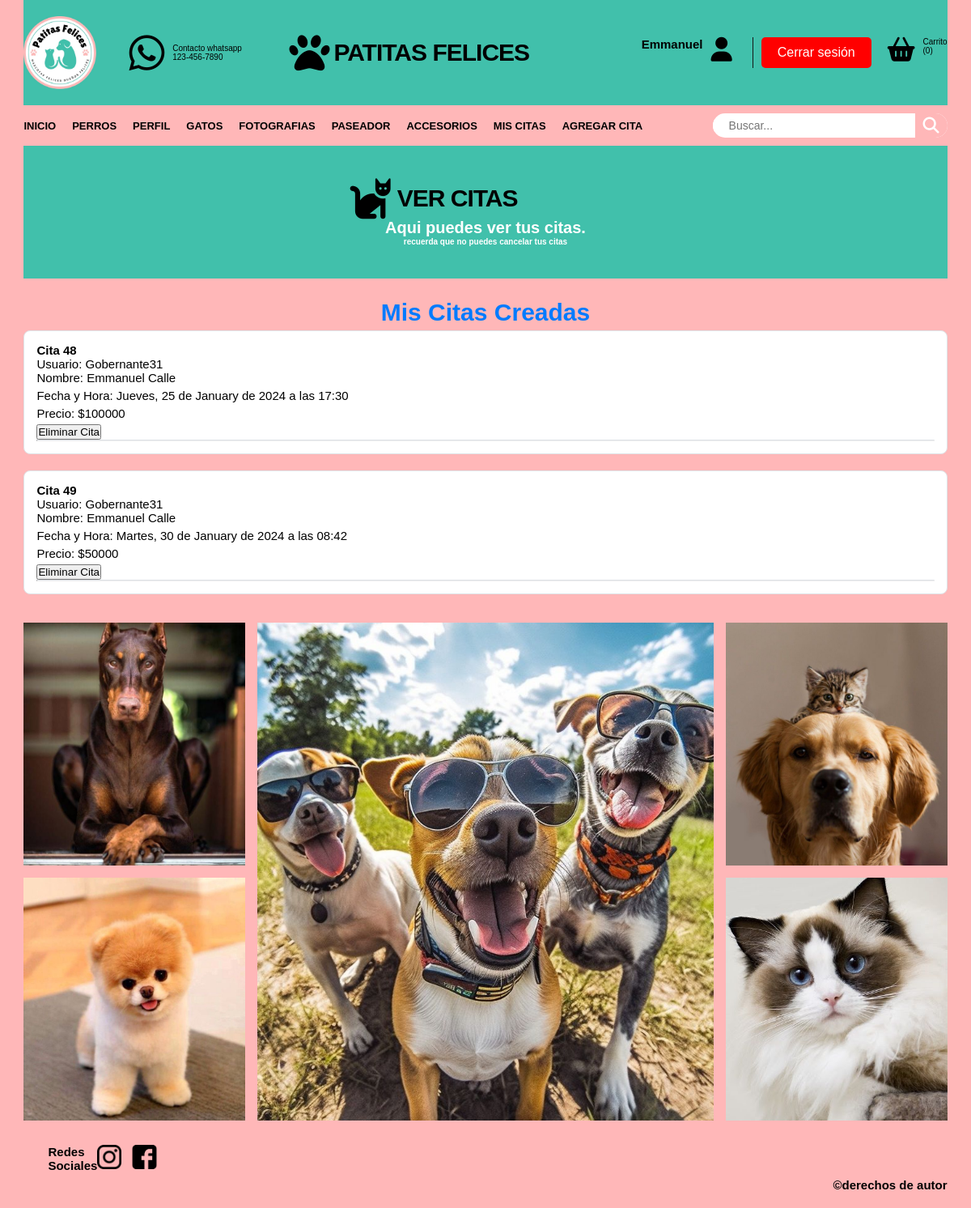
Page /PetsHappy/mis_citas.php (signed in) on the committed database.
### tables this page shows
CREATE TABLE `usuarios` (
  `UserID` int(11) NOT NULL,
  `PrivilegioID` int(11) NOT NULL,
  `Estado_cita` int(1) NOT NULL DEFAULT 0,
  `Username` varchar(20) NOT NULL,
  `Email` varchar(150) NOT NULL,
  `Password` varchar(255) NOT NULL,
  `Nombres` varchar(100) NOT NULL,
  `Apellidos` varchar(100) NOT NULL,
  `Edad` varchar(2) NOT NULL,
  `Cedula` varchar(10) NOT NULL,
  `Ciudad` varchar(50) NOT NULL
);

CREATE TABLE `agendarcitas` (
  `CitaID` int(11) NOT NULL,
  `UserID` int(11) NOT NULL,
  `AgendadorID` int(11) DEFAULT NULL,
  `FechaHoraDisponible` datetime DEFAULT NULL,
  `Precio` int(11) DEFAULT NULL,
  `Estado` tinyint(1) DEFAULT 0
);

### PetsHappy/php/controlador_perfil.php (called while the page is built, shortened)
<?php
$userID = $_SESSION['UserID'];
require_once 'conexion.php';
require_once './lib/funciones.php';
$sql = "SELECT Username, Email, Edad, Nombres, Apellidos, Edad, Cedula, Ciudad FROM usuarios WHERE UserID = ?";
$stmt = $conn->prepare($sql);
$stmt->bind_param("i", $userID);
$stmt->execute();
$stmt->bind_result($username, $email, $edad, $nombres, $apellidos,  $edad, $cedula, $cuidad);

### PetsHappy/lib/funciones.php (called while the page is built, shortened)
<?php
function obtenerInformacionUsuario($conn, $userID)
{
  $sql = "SELECT UserID, PrivilegioID, Username, Email, Nombres, Apellidos, Edad, Cedula, Ciudad FROM usuarios WHERE UserID = ?";
  $stmt = $conn->prepare($sql);
  $stmt->bind_param("i", $userID);
  $stmt->execute();
  $result = $stmt->get_result();
  $usuarioInfo = $result->fetch_assoc();
  return $usuarioInfo;
}
function formatearFecha($fecha)
{
  $dias_semana = array('Domingo', 'Lunes', 'Martes', 'Miércoles', 'Jueves', 'Viernes', 'Sábado');
  $nombre_dia = $dias_semana[date('w', strtotime($fecha))];
  return strftime($nombre_dia . ', %e de %B de %Y a las %H:%M', strtotime($fecha));
}
function obtenerCitasAgendadasPaseador($conn, $userID)
{
  $sql = "SELECT A.CitaID, A.FechaHoraDisponible, A.Precio, U.Username, U.Nombres, U.Apellidos
          FROM agendarcitas A
          INNER JOIN usuarios U ON A.UserID = U.UserID
          WHERE A.UserID = ?";
  $stmt = $conn->prepare($sql);
  $stmt->bind_param("i", $userID);
  $stmt->execute();
  $result = $stmt->get_result();
  $citasAgendadas = $result->fetch_all(MYSQLI_ASSOC);
  return $citasAgendadas;
}

### PetsHappy/mis_citas.php (the view, shortened to what this page needs)
<?php
require_once './lib/funciones.php';
require_once './php/controlador_perfil.php';
require_once './lib/header.php';
$citasAgendadasPaseador = obtenerCitasAgendadasPaseador($conn, $_SESSION['UserID']);
$usuarioInfo = obtenerInformacionUsuario($conn, $_SESSION['UserID']);
?>
<!DOCTYPE html>
<html lang="en">
<head>
  <link rel="stylesheet" href="./css/style_agendar.css">
  <link rel="stylesheet" href="./css/style.css">
</head>
<body>
  <?php generarEncabezado($nombres, $userID, $conn); ?>
  <main class="main-cabecera-gatos">
    <div class="cabecera-gatos">
      <i class="fa-solid fa-cat"></i>
      <h1 class="logo"><a href="#">Ver Citas</a></h1>
    </div>
    <div class="slogan-perros">
      <center>
        <h1>Aqui puedes ver tus citas.</h1>
        <h4>recuerda que no puedes cancelar tus citas</h4>
      </center>
    </div>
  </main>
  <?php
  if ($usuarioInfo['PrivilegioID'] === 2) {
  ?>
    <div class="micita-container container-fluid pt-4 px-4">
      <h1 class="micita-heading">Mis Citas Creadas</h1>
      <h2> <?php
            require_once './php/controlador_eliminarcita.php';
            ?></h2>
      <?php
      $citasAgendadasPaseador = obtenerCitasAgendadasPaseador($conn, $_SESSION['UserID']);
      if (empty($citasAgendadasPaseador)) {
        echo '<p class="micita-error">No tienes citas creadas.</p>';
      } else {
        foreach ($citasAgendadasPaseador as $cita) {
          echo '<div class="micita-item">';
          echo '<strong class="micita-id">Cita ' . $cita['CitaID'] . '</strong>';
          echo '<p class="micita-usuario">Usuario: ' . $cita['Username'] . '</p>';
          echo '<p class="micita-nombres">Nombre: ' . $cita['Nombres'] . ' ' . $cita['Apellidos'] . '</p>';
          echo '<p class="micita-fecha">Fecha y Hora: ' . formatearFecha($cita['FechaHoraDisponible']) . '</p>';
          echo '<p class="micita-precio">Precio: $' . $cita['Precio'] . '</p>';
          echo '<form action="" method="post" class="eliminar-cita-form" onsubmit="return confirmarEliminarCita(' . $cita['CitaID'] . ')">';
          echo '<button type="submit" class="eliminar-cita-btn">Eliminar Cita</button>';
          echo '</form>';
          echo '<hr class="micita-separator">';
          echo '</div>';
        }
      }
      ?>
    </div>
  <?php
  }
  ?>
  <section class="main-content">
    <div class="gallery">
      <img src="./img/perro enojado.jpeg" alt="Gallery Img1" class="gallery-img-1">
      <img src="./img/pero y gato juntos.jpeg" alt="Gallery Img2" class="gallery-img-2">
      <img src="./img/Selfie Puppies.jpeg" alt="Gallery Img3" class="gallery-img-3">
      <img src="./img/perro pequeño.jpeg" alt="Gallery Img4" class="gallery-img-4">
      <img src="./img/gato angora.jpeg" alt="Gallery Img5" class="gallery-img-5">
    </div>
    <section>
      <div class="logos-red">
        <h2>Redes Sociales</h2>
        <img src="./img/instagram.png" alt="">
        <img src="./img/facebook.png" alt="">
      </div>
    </section>
    <br>
    <footer class="derechos-autor">
      <p>
      <h1>&copy;derechos de autor</h1>
      </p>
    </footer>
  </section>
</body>
</html>

### PetsHappy/lib/header.php (shortened to what this page needs)
<?php
function generarEncabezado($nombres, $userID, $conn)
{
  require_once './lib/funciones.php';
  $usuarioInfo = obtenerInformacionUsuario($conn, $_SESSION['UserID']);
  echo '<header>';
  echo '<div class="cabecera-hero">';
  echo '<div class="cabecera hero">';
  echo '<div class="baner-principal">';
  echo '<img class="escudo" src="./img/logo original.jpg" alt="">';
  echo '<i class="fa-brands fa-whatsapp"></i>';
  echo '<div class="content-baner-principal">';
  echo '<span class="text">Contacto whatsapp</span>';
  echo '<span class="number">123-456-7890</span>';
  echo '</div>';
  echo '</div>';
  echo '<div class="cabecera-logo">';
  echo '<i class="fa-solid fa-paw"></i>';
  echo '<h1 class="logo"><a href="./index.html">Patitas Felices</a></h1>';
  echo '</div>';
  echo '<div class="cabecera-usuario">';
  if (empty($userID)) {
    echo '<h3>Inicio de sesión</h3>';
    echo '<a href="./login.php"><i class="fa-solid fa-user"></i></a>';
    echo '<div class="cabecera-usuario">';
    echo '<h2>Regístrate</h2>';
    echo '<a href="./registro.php"><i class="fa-solid fa-user"></i></a>';
  } else {
    echo '<h2>' . $nombres . '</h2>';
    echo '<i class="fa-solid fa-user"></i>';
    echo '<a class="cerrar-sesion-btn" href="./php/controlador_logout.php">Cerrar sesión</a>';
    echo '<i class="fa-solid fa-basket-shopping"></i>';
    echo '<div class="cabecera-carrito-compras">';
    echo '<span class="text">Carrito</span>';
    echo '<span class="number">(0)</span>';
    echo '</div>';
  }
  echo '</div>';
  echo '</div>';
  echo '<div class="cabecera-navbar">';
  echo '<nav class="navbar cabecera">';
  echo '<ul class="menu">';
  echo '<li><a href="./index.html">Inicio</a></li>';
  echo '<li><a href="./perros.php">Perros</a></li>';
  echo '<li><a href="./perfil.php">Perfil</a></li>';
  echo '<li><a href="./gatos.php">Gatos</a></li>';
  echo '<li><a href="./Fotografias.php">Fotografias</a></li>';
  echo '<li><a href="./paseadores.php">Paseador</a></li>';
  echo '<li><a href="./accesorios.php">Accesorios</a></li>';
  echo '<li><a href="./mis_citas.php">Mis citas</a></li>';
  if ($usuarioInfo['PrivilegioID'] === 2) {
    echo '<li><a href="./agregar_agenda.php">Agregar Cita</a></li>';
  }
  echo '</ul>';
  echo '<form class="search-form">';
  echo '<input type="search" placeholder="Buscar..." />';
  echo '<button class="btn-search"><i class="fa-solid fa-magnifying-glass"></i></button>';
  echo '</form>';
  echo '</nav>';
  echo '</div>';
  echo '</header>';
}

### PetsHappy/css/style_agendar.css (style rules this page uses)
a { color: #007bff; }

### PetsHappy/css/style.css (style rules this page uses)
:root { --primary-color: #c7a17a; --background-colot: #f9f5f0; --dark-color: #151515; }
body { justify-content: center; align-items: center; align-content: center; display: grid; padding: 0; margin: 0; }
html { font-size: 62.5%; font-family: 'poppins', sans-serif; background-color: #ffb7b8; }
* { margin: 0; padding: 0; box-sizing: border-box; }
a { text-decoration: none; }
.cabecera { max-width: 120rem; margin: 0 auto; }
.cabecera-hero { background-color: #41C0AB; }
.hero { display: flex; justify-content: space-between; align-items: center; padding: 2rem 0; }
.baner-principal { display: flex; align-items: center; gap: 1rem; }
.baner-principal i { font-size: 5rem; }
.content-baner-principal { display: flex; flex-direction: column; }
.cabecera-logo { display: flex; align-items: center; gap: 0.5rem; }
.cabecera-logo i { font-size: 5rem; }
.cabecera-logo h1 a { text-decoration: none; color: black; font-size: 3rem; text-transform: uppercase; letter-spacing: -1px; margin-right: 80px; }
.escudo { width: 90px; height: 90px; }
.cabecera-usuario { display: flex; gap: 1rem; }
.fa-user { font-size: 3rem; color: black; padding-right: 2.5rem; border-right: 1px solid var(--dark-color); }
.fa-basket-shopping { font-size: 3rem; color: #000000; padding-left: 1rem; }
.cabecera-carrito-compras { display: flex; flex-direction: column; }
.fa-whatsapp { font-size: 7rem; padding-left: 3rem; }
.cabecera-navbar { background-color: #ffb7b8; }
.navbar { display: flex; justify-content: space-between; align-items: center; padding: 1rem 0; }
.menu { display: flex; gap: 2rem; }
.menu li { list-style: none; }
.menu a { text-decoration: none; font-size: 1.3rem; color: black; font-weight: 600; text-transform: uppercase; position: relative; }
.menu a::after { content: ''; width: 1.5rem; height: 1px; background-color: white; position: absolute; bottom: -3px; left: 50%; transform: translate(-50%, 50%); opacity: 0; transition: all .3s ease; }
.search-form { position: relative; display: flex; align-items: center; border: 50px white; border-radius: 2rem; background-color: white; height: 3rem; overflow: hidden; }
.search-form input { outline: none; font-family: inherit; border: none; width: 25rem; font-size: 1.4rem; padding: 0 2rem; color: #41C0AB; cursor: pointer; }
.search-form .btn-search { border: none; background-color: #ffb7b8; display: flex; align-items: center; justify-content: center; height: 100%; padding: 1rem; }
.btn-search i { font-size: 2rem; color: white; }
.main-content { background-color: #ffb7b8; }
.cerrar-sesion-btn { padding: 10px 20px; background-color: #ff0000; color: #fff; border: none; border-radius: 5px; cursor: pointer; font-size: 16px; text-decoration: none; display: inline-block; }
.gallery { display: grid; grid-template-columns: repeat(4, 1fr); grid-template-rows: repeat(2, 30rem); gap: 1.5rem; margin-bottom: 3rem; margin-top: 1.5rem; }
.gallery img { width: 100%; height: 100%; object-fit: cover; }
.gallery-img-3 { grid-column: 2/4; grid-row: 1/3; }
.logos-red { width: 30px; height: 30px; flex-direction: row; display: flex; margin-left: 30px; }
.slogan-perros { color: white; }
.cabecera-gatos { display: flex; align-items: center; gap: 0.5rem; margin-left: 400px; margin-top: 10px; }
.cabecera-gatos i { font-size: 5rem; color: rgb(0, 0, 0); }
.cabecera-gatos h1 a { text-decoration: none; color: #000000; font-size: 3rem; text-transform: uppercase; letter-spacing: -1px; }
.main-cabecera-gatos { background-color: #41C0AB; padding: 3rem 0 4rem; }
.derechos-autor { margin-left: 100rem; margin-bottom: 2rem; }
body { font-family: Arial, sans-serif; }
.micita-container { margin-top: 20px; font-size: 1.5rem; }
.micita-heading { color: #007bff; text-align: center; margin: .5rem; font-weight: 800; }
.micita-item { background-color: #ffffff; border: 1px solid #dee2e6; padding: 15px; margin-bottom: 20px; font-size: 1.5rem; border-radius: 8px; }
.micita-id, .micita-fecha, .micita-precio { margin: 5px 0; font-size: 1.5rem; }
.micita-separator { border-top: 1px solid #dee2e6; }

### rows in the picture
usuarios: Nombres "Emmanuel"
agendarcitas: CitaID "48", UserID.Username "Gobernante31", UserID.Nombres "Emmanuel", UserID.Apellidos "Calle", FechaHoraDisponible "Jueves, 25 de January de 2024 a las 17:30", Precio "100000"
agendarcitas: CitaID "49", UserID.Username "Gobernante31", UserID.Nombres "Emmanuel", UserID.Apellidos "Calle", FechaHoraDisponible "Martes, 30 de January de 2024 a las 08:42", Precio "50000"
